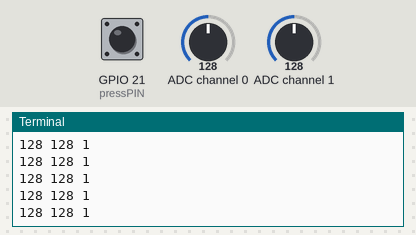
The program below on a simulated Raspberry Pi (BCM pin numbers). Shown: the last lines printed to the terminal. The inputs (shaded band) are chosen by the test bench; at power-on: ADC channel 0 = 128, ADC channel 1 = 128, GPIO 21 (pressPIN) HIGH (analog values on the 0–255 scale). Library files of the repository ran but are not shown: ADC0834.py.

Above: at 1.2 s.
1.3 s: ADC channel 0 set to 178
At 1.57 s:
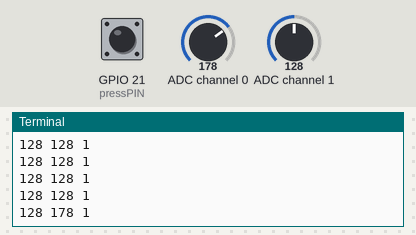
2.8 s: ADC channel 1 set to 178
At 2.99 s:
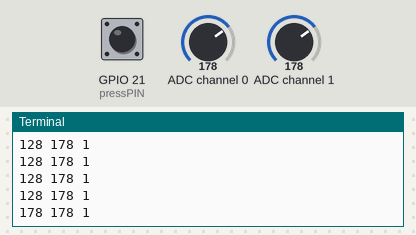
4.3 s: GPIO 21 (pressPIN) pulled LOW for 0.25 s
At 4.61 s:
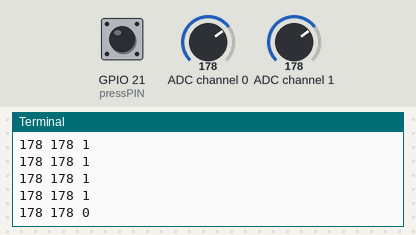
6.0 s: ADC channel 0 set to 224
At 6.03 s:
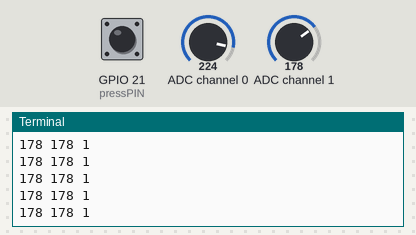
7.5 s: GPIO 21 (pressPIN) pulled LOW for 1 s
At 7.85 s:
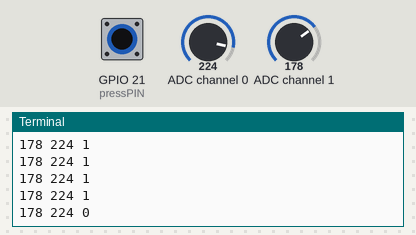
10.0 s: ADC channel 1 set to 224
At 10.07 s:
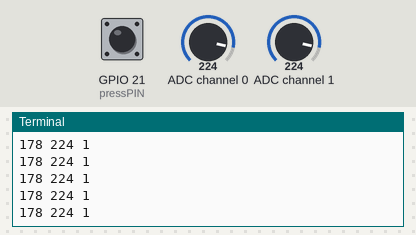
Timing chart, 0 to 12.5 s (numbered marks = the images above; inputs shaded):
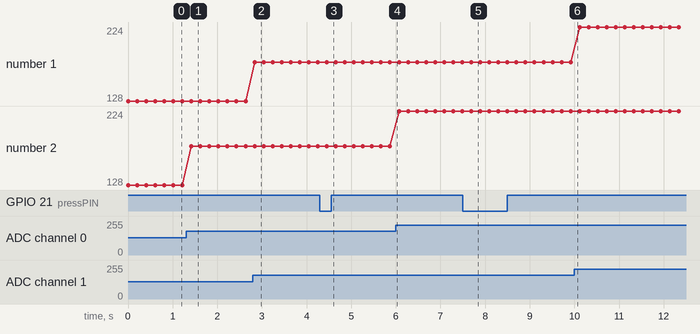

Measured:
- after the input at 1.3 s, the terminal: prints a new line after 0.12 s (image 1)
- after the input at 2.8 s, the terminal: prints a new line at once (image 2)
- after the input at 4.3 s, the terminal: prints a new line after 0.15 s (image 3)
- after the input at 7.5 s, the terminal: prints a new line after 0.19 s (image 5)
- plotted number 2: 128 → 178 after the input at 1.3 s, 178 → 224 after the input at 6.0 s

The program:

l17_joystick_adc0834.py
```python
import RPi.GPIO as GPIO
from time import sleep
import ADC0834
GPIO.setmode(GPIO.BCM)
pressPIN = 21
ADC0834.setup()
GPIO.setup(pressPIN,GPIO.IN,pull_up_down = GPIO.PUD_UP)
try :
    while True:
        xValue = ADC0834.getResult(1)
        yValue = ADC0834.getResult(0)
        value = GPIO.input(pressPIN)
        print(xValue , yValue , value)
        sleep(0.2)
except KeyboardInterrupt:
    print("GPIO is free")
    GPIO.cleanup()
```
